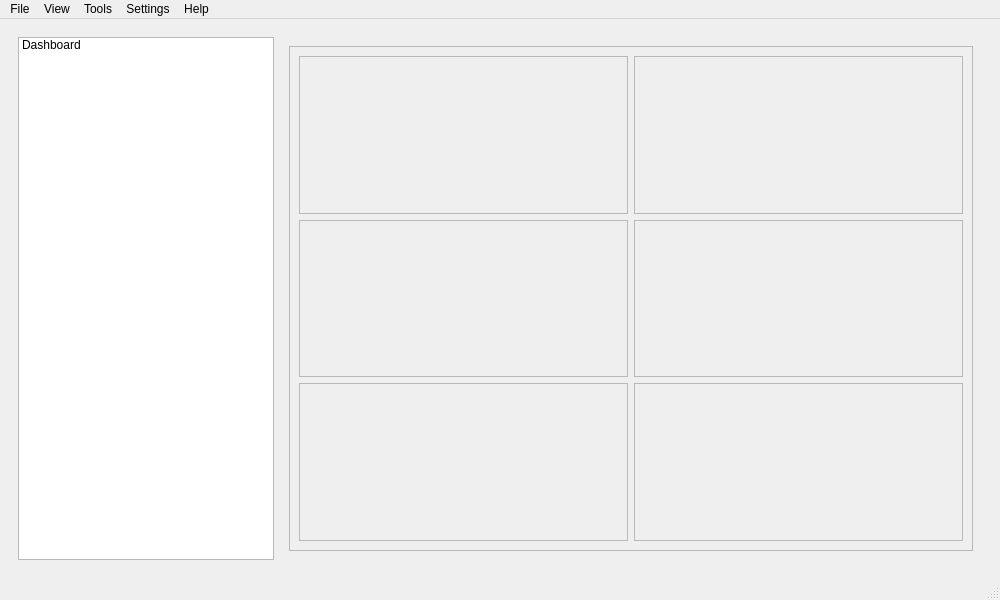
<?xml version="1.0" encoding="UTF-8"?>
<ui version="4.0">
 <class>MainWindow</class>
 <widget class="QMainWindow" name="MainWindow">
  <property name="geometry">
   <rect>
    <x>0</x>
    <y>0</y>
    <width>1000</width>
    <height>600</height>
   </rect>
  </property>
  <property name="windowTitle">
   <string>MainWindow</string>
  </property>
  <widget class="QWidget" name="centralwidget">
   <layout class="QHBoxLayout" name="horizontalLayout">
    <item>
     <widget class="QWidget" name="mainRow" native="true">
      <property name="enabled">
       <bool>true</bool>
      </property>
      <layout class="QHBoxLayout" name="mainRowLayout">
       <item>
        <widget class="QListWidget" name="navList">
         <property name="sizePolicy">
          <sizepolicy hsizetype="Fixed" vsizetype="Expanding">
           <horstretch>0</horstretch>
           <verstretch>0</verstretch>
          </sizepolicy>
         </property>
         <property name="minimumSize">
          <size>
           <width>120</width>
           <height>0</height>
          </size>
         </property>
         <property name="maximumSize">
          <size>
           <width>300</width>
           <height>16777215</height>
          </size>
         </property>
         <item>
          <property name="text">
           <string>Dashboard</string>
          </property>
         </item>
        </widget>
       </item>
       <item>
        <widget class="QStackedWidget" name="stack">
         <property name="sizePolicy">
          <sizepolicy hsizetype="Expanding" vsizetype="Expanding">
           <horstretch>0</horstretch>
           <verstretch>0</verstretch>
          </sizepolicy>
         </property>
         <widget class="QWidget" name="pageDashboard">
          <layout class="QVBoxLayout" name="pageDashboardLayout">
           <item>
            <widget class="QScrollArea" name="dashScroll">
             <property name="widgetResizable">
              <bool>true</bool>
             </property>
             <widget class="QWidget" name="dashContents">
              <property name="geometry">
               <rect>
                <x>0</x>
                <y>0</y>
                <width>682</width>
                <height>490</height>
               </rect>
              </property>
              <layout class="QGridLayout" name="gridLayout">
               <item row="0" column="0">
                <widget class="QFrame" name="quick_actions">
                 <property name="frameShape">
                  <enum>QFrame::Shape::StyledPanel</enum>
                 </property>
                 <property name="frameShadow">
                  <enum>QFrame::Shadow::Raised</enum>
                 </property>
                </widget>
               </item>
               <item row="0" column="1">
                <widget class="QFrame" name="recorder_and_session">
                 <property name="frameShape">
                  <enum>QFrame::Shape::StyledPanel</enum>
                 </property>
                 <property name="frameShadow">
                  <enum>QFrame::Shadow::Raised</enum>
                 </property>
                </widget>
               </item>
               <item row="1" column="0">
                <widget class="QFrame" name="replay_watch">
                 <property name="frameShape">
                  <enum>QFrame::Shape::StyledPanel</enum>
                 </property>
                 <property name="frameShadow">
                  <enum>QFrame::Shadow::Raised</enum>
                 </property>
                </widget>
               </item>
               <item row="1" column="1">
                <widget class="QFrame" name="pipeline_queue">
                 <property name="frameShape">
                  <enum>QFrame::Shape::StyledPanel</enum>
                 </property>
                 <property name="frameShadow">
                  <enum>QFrame::Shadow::Raised</enum>
                 </property>
                </widget>
               </item>
               <item row="2" column="0">
                <widget class="QFrame" name="recent_outputs">
                 <property name="frameShape">
                  <enum>QFrame::Shape::StyledPanel</enum>
                 </property>
                 <property name="frameShadow">
                  <enum>QFrame::Shadow::Raised</enum>
                 </property>
                </widget>
               </item>
               <item row="2" column="1">
                <widget class="QFrame" name="system_health">
                 <property name="frameShape">
                  <enum>QFrame::Shape::StyledPanel</enum>
                 </property>
                 <property name="frameShadow">
                  <enum>QFrame::Shadow::Raised</enum>
                 </property>
                </widget>
               </item>
              </layout>
             </widget>
            </widget>
           </item>
          </layout>
         </widget>
        </widget>
       </item>
      </layout>
     </widget>
    </item>
   </layout>
  </widget>
  <widget class="QMenuBar" name="menubar">
   <property name="geometry">
    <rect>
     <x>0</x>
     <y>0</y>
     <width>1000</width>
     <height>33</height>
    </rect>
   </property>
   <widget class="QMenu" name="menuFile">
    <property name="title">
     <string>File</string>
    </property>
   </widget>
   <widget class="QMenu" name="menuView">
    <property name="title">
     <string>View</string>
    </property>
   </widget>
   <widget class="QMenu" name="menuTools">
    <property name="title">
     <string>Tools</string>
    </property>
   </widget>
   <widget class="QMenu" name="menuSettings">
    <property name="title">
     <string>Settings</string>
    </property>
   </widget>
   <widget class="QMenu" name="menuHelp">
    <property name="title">
     <string>Help</string>
    </property>
   </widget>
   <addaction name="menuFile"/>
   <addaction name="menuView"/>
   <addaction name="menuTools"/>
   <addaction name="menuSettings"/>
   <addaction name="menuHelp"/>
  </widget>
  <widget class="QStatusBar" name="statusbar"/>
  <action name="actionStart">
   <property name="text">
    <string>Start</string>
   </property>
  </action>
 </widget>
 <resources/>
 <connections/>
</ui>
